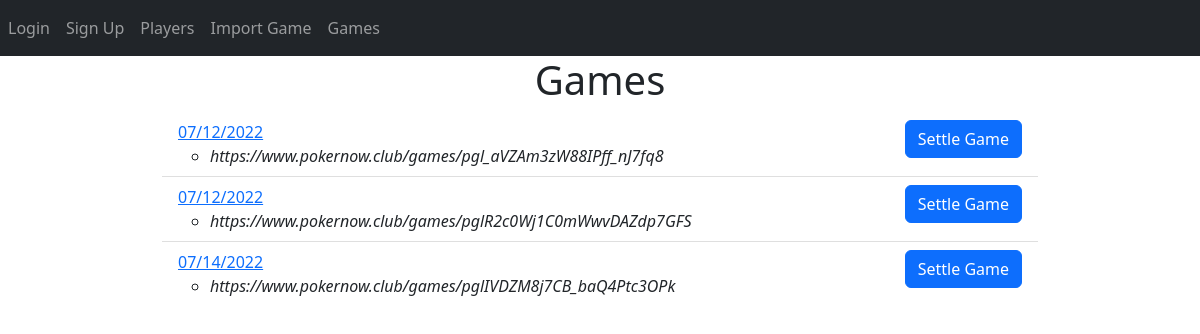
Before: /games with the older database file.
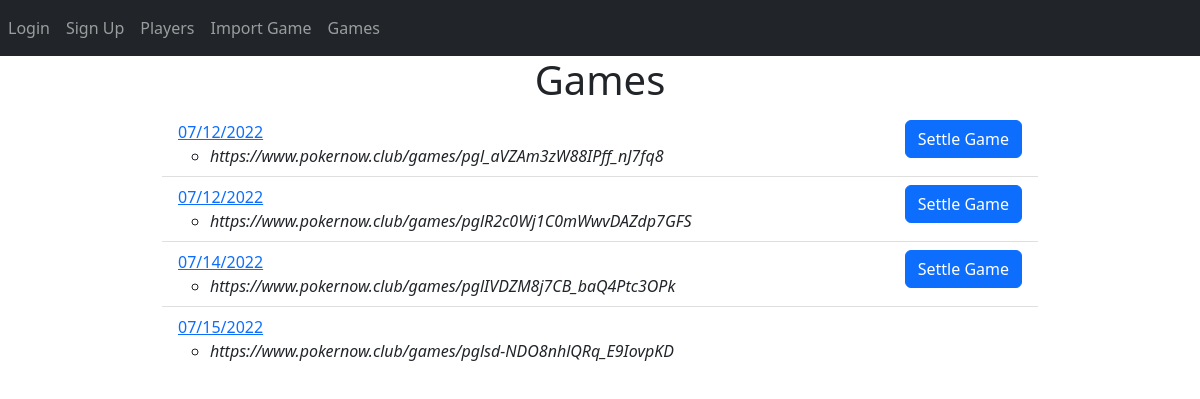
After: the same page with the newer database file.
### website/models.py (models this page shows)
class Game(db.Model):
	id = db.Column(db.Integer, primary_key=True)
	settled = db.Column(db.Boolean)
	date = db.Column(db.DateTime(timezone=True), default=func.now())
	urls = db.relationship('Url', backref='game')
	payments = db.relationship('Payment', backref='game')

class Url(db.Model):
	id = db.Column(db.Integer, primary_key=True)
	url =  db.Column(db.String(300), unique=True)
	game_id = db.Column(db.Integer, db.ForeignKey('game.id'))

### website/views.py (the view)
@views.route('/games', methods=['GET','POST'])
def games():
	games = Game.query.all()
	return render_template("games.html", user=current_user, games=games)

### website/templates/games.html (shortened to what this page needs)
{% extends "base.html" %}
{% block content %}
<h1 align="center">Games</h1>
<ul class="list-group list-group-flush" id="notes">
	{% for game in games %}
	<li class="list-group-item">
		<div class=" clearfix">
		<a href="{{url_for('views.payout', game_id=game.id)}}" >{{ game.date.strftime("%m/%d/%Y") }}</a>
		{% if not game.settled %}
		<a href="{{url_for('views.link_players', game_id=game.id)}}" class="btn btn-primary pull-right" onClick="">Settle Game</a>
		{% endif %}
		<ul>
			{% for url in game.urls %}
			<li><i>{{url.url}}</i></li>
			{% endfor %}
		</ul>
		</div>
	</li>
	{% endfor %}
</ul>
{% endblock %}

Changed rows visible on the page:
added Game: date "07/15/2022"
added Url: url "https://www.pokernow.club/games/pglsd-NDO8nhlQRq_E9IovpKD", shown under "07/15/2022"
